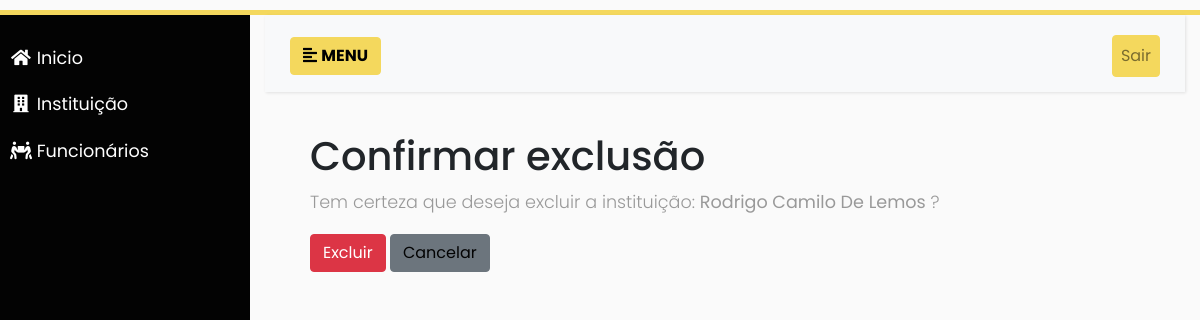
/excluir-instituicao/2/, run on an earlier commit of the app's database.
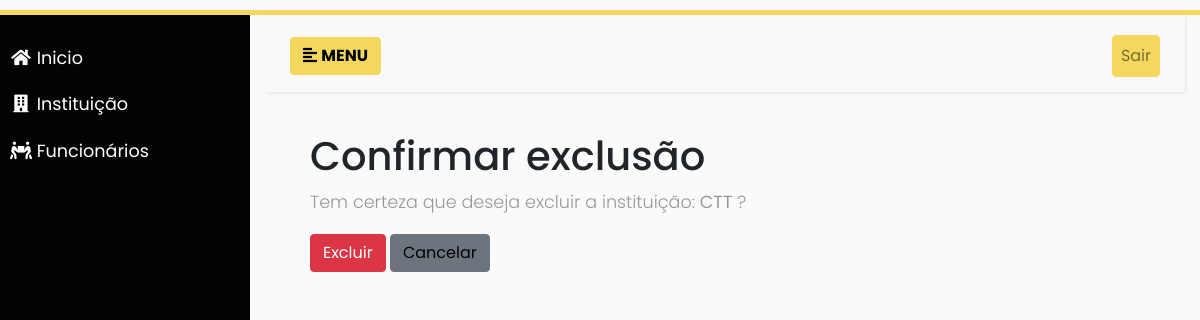
And on a later commit of the database.
### almoxarifado/models.py (models this page shows, shortened)
class Instituicao(models.Model):
    nome = models.CharField(max_length=100)
    cep = models.CharField(max_length=9)
    logradouro = models.CharField(max_length=200)
    numero = models.CharField(max_length=10)
    bairro = models.CharField(max_length=100)
    cidade = models.CharField(max_length=100)
    estado = models.CharField(max_length=2)
    telefone = models.CharField(max_length=20)
    cnpj = models.CharField(max_length=18, unique=True)

### almoxarifado/views/instituicao.py (the view)
# urls.py: path('excluir-instituicao/<int:pk>/', views.excluir_instituicao, name='excluir-instituicao'),
def excluir_instituicao(request, pk):
    instituicao = get_object_or_404(Instituicao, pk=pk)
    if request.method == 'POST':
        instituicao.delete()
        return redirect('lista_instituicao')
    return render(request, 'instituicao/confirm_delete.html', {'instituicao': instituicao})

### almoxarifado/templates/instituicao/confirm_delete.html (shortened to what this page needs)
{% extends 'base.html' %} {% load static %} {% block content %}
<div class="container">
  <h1>Confirmar exclusão</h1>
  <p>
    Tem certeza que deseja excluir a instituição:
    <strong>{{ instituicao.nome }}</strong> ?
  </p>
  <form method="post" action="{% url 'excluir-instituicao' instituicao.pk %}">
    <button type="submit" class="btn btn-danger">Excluir</button>
    <a href="{% url 'lista_instituicao' %}" class="btn btn-secondary"
      >Cancelar</a
    >
  </form>
</div>
{% endblock content %}

### almoxarifado/templates/base.html (shortened to what this page needs)
{% load static %}
<!DOCTYPE html>
<html lang="pt-br">
  <head>
    <link
      rel="stylesheet"
      href="https://maxcdn.bootstrapcdn.com/bootstrap/4.0.0/css/bootstrap.min.css"
    />
    <link
      rel="stylesheet"
      href="https://use.fontawesome.com/releases/v5.7.0/css/all.css"
    />
    <link rel="stylesheet" href="{% static 'css/style.css' %}" />
    <link rel="stylesheet" href="#" />
  </head>
  <body>
    <div class="wrapper">
      <nav id="sidebar">
        <ul class="list-unstyled components" class="menulink">
          <li>
            <a href="{% url 'inicio' %}" class="menulink"
              ><i class="fa fa-home fa-fw"></i> Inicio</a
            >
          </li>
          <li>
            <a href="{% url 'lista_instituicao' %}" class="menulink"
              ><i class="fa fa-building fa-fw"></i> Instituição
            </a>
          </li>
          <li>
            <a href="{% url 'lista_funcionario' %}" class="menulink"
              ><i class="fa fa-people-carry fa-fw"></i> Funcionários</a
            >
          </li>
        </ul>
        <ul class="list-unstyled sairmenubtn color-principal-escura">
        </ul>
      </nav>
      <div class="content container-fluid">
        <nav class="navbar navbar-expand-lg navbar-light bg-light">
          <div class="container-fluid">
            <button type="button" id="sidebarCollapse" class="btn color-menu">
              <i class="fas fa-align-left"></i>
              <span> <b>MENU</b></span>
            </button>
            <div class="collapse navbar-collapse" id="navbarSupportedContent">
              <ul class="nav navbar-nav ml-auto">
                <li class="nav-item ">
                    <a class="nav-link btn color-menu" href="{% url 'logout' %}">Sair</a>
                </li>
              </ul>
            </div>
          </div>
        </nav>
        <div class="content container-fluid">
          <div class="container-fluid">{% block content %}{% endblock %}</div>
        </div>
      </div>
    </div>
  </body>
</html>

### static/css/style.css (style rules this page uses)
:root { --colorbasic: #030303; --colorbasic2: #000000; --colortext: #FFF; --colortext-menu: #FFF; }
body { font-family: 'Poppins', sans-serif; background: #fafafa; height: 100%; }
#sidebar { min-width: 250px; max-width: 250px; min-height: 100vb; background: var(--colorbasic); color: var(--colortext); transition: all 0.3s; }
#sidebar ul.components { padding: 20px 0; background-color: var(--colorbasic); border-color: var(--colorbasic2) !important; }
#sidebar ul li a { padding: 10px; font-size: 1.1em; display: block; }
.color-principal-escura { background-color: var(--colorbasic); border-color: var(--colorbasic) !important; }
.color-menu { background-color: #f4d85d; border-color: #f4d85d !important; color: #000; margin-top: 5px; }
p { font-family: 'Poppins', sans-serif; font-size: 1.1em; font-weight: 300; line-height: 1.7em; color: #999; }
a, a:hover, a:focus { color: inherit; text-decoration: none; transition: all 0.3s; }
a:link, a:visited { text-decoration: none; color: var(--colorbasic); }
a.menulink:link, a.menulink:visited { text-decoration: none; color: var(--colortext-menu); }
.navbar { padding: 15px 10px; background: #fff; border: none; border-radius: 0; margin-bottom: 40px; box-shadow: 1px 1px 3px rgba(0, 0, 0, 0.1); }
.wrapper { position:absolute; margin-top: 10px; border-top: 5px solid; border-bottom: 5px solid; border-color: #f4d85d; display: flex; width: 100%; align-items: stretch; }
.sairmenubtn { padding: 10px; margin-bottom: 50px; }
.container-fluid { min-width: 300px; }

What changed in the data, as far as the page shows it:
changed Instituicao: nome "Rodrigo Camilo De Lemos" → "CTT"
